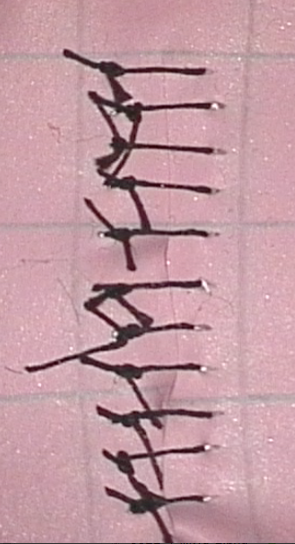
#> input picture Computer Vision/Automated Evaluation of Micro-Sutures/sample_images/img1.png, 295 x 544 px
$ python -i main.py   (imports and definitions only)
#> lines starting #> are read from the running program, lines starting #| are printed output that depends on the picture; after the words box and inside, x2 and y2 are one past the last pixel; in counts of white or black regions, pixels touching at a corner belong together
import numpy as np
import pandas as pd
import cv2
import os
import sys

# [3 lines not run here, left out]

part_id = int(sys.argv[1])
input_dir = sys.argv[2]
output_dir = sys.argv[3]


unit_kernel = np.ones((3,3))

dilate_kernel = np.ones((1,5))

erode_kernel = np.ones((3,1))

uniform_kernel=np.ones((3,3))/9

gaussian_kernel=np.array([[1,2,1],[2,4,2],[1,2,1]])/16

# vertical edges
# sobelx_kernel=np.array([[1,0,-1],[2,0,-2],[1,0,-1]])/8

# horizontal edges
# sobely_kernel=np.array([[1,2,1],[0,0,0],[-1,-2,-1]])/8

# laplacian_kernel=np.array([[0,-1,0],[-1,4,-1],[0,-1,0]])


def convolution(image, kernel):

    image_height, image_width = image.shape
    kernel_height, kernel_width = kernel.shape

    output_height = image_height
    output_width = image_width

    pad_width = (kernel_width - 1)//2

    image = np.pad(image, ((pad_width, pad_width), (pad_width, pad_width)), mode='constant', constant_values=255)

    kernel = np.fliplr(np.flipud(kernel))

    result = np.zeros((output_height, output_width))

    for i in range(output_height):
        for j in range(output_width):
            result[i, j] = np.sum(image[i:i+kernel_height, j:j+kernel_width] * kernel)

    return result


def dilate(image, kernel):

    image_height, image_width = image.shape
    kernel_height, kernel_width = kernel.shape

    output_height = image_height
    output_width = image_width

    pad_height = (kernel_height - 1)//2
    pad_width = (kernel_width - 1)//2

    image = np.pad(image, ((pad_height, pad_height), (pad_width, pad_width)), mode='constant', constant_values=255)

    result = np.zeros((output_height, output_width))

#     kernel = np.fliplr(np.flipud(kernel))

    for i in range(output_height):
        for j in range(output_width):
            result[i, j] = np.max(image[i:i+kernel_height, j:j+kernel_width] * kernel)

    return result


def erode(image, kernel):

    image_height, image_width = image.shape
    kernel_height, kernel_width = kernel.shape

    output_height = image_height
    output_width = image_width

    pad_height = (kernel_height - 1)//2
    pad_width = (kernel_width - 1)//2

    image = np.pad(image, ((pad_height, pad_height), (pad_width, pad_width)), mode='constant', constant_values=255)

    result = np.zeros((output_height, output_width))

#     kernel = np.fliplr(np.flipud(kernel))

    for i in range(output_height):
        for j in range(output_width):
            result[i, j] = np.min(image[i:i+kernel_height, j:j+kernel_width] * kernel)

    return result


def find_max_min_2d_array(arr):

    max_element = arr[0][0]
    min_element = arr[0][0]

    for row in arr:
        for element in row:
            if element > max_element:
                max_element = element
            elif element < min_element:
                min_element = element

    return max_element, min_element


def find_connected_components(image):

    rows, cols = len(image), len(image[0])
    visited = [[False] * cols for _ in range(rows)]
    clusters = []
    cluster_label = 1

    for i in range(rows):
        for j in range(cols):
            if not visited[i][j] and image[i][j] == 0:
                current_cluster = []
                stack = [(i, j)]

                while stack:
                    row, col = stack.pop()
                    if 0 <= row < rows and 0 <= col < cols and not visited[row][col] and image[row][col] == 0:
                        visited[row][col] = True
                        current_cluster.append((row, col))

                        stack.append((row - 1, col))  # Up
                        stack.append((row + 1, col))  # Down
                        stack.append((row, col - 1))  # Left
                        stack.append((row, col + 1))  # Right

                clusters.append((cluster_label, current_cluster))
                cluster_label += 1

    return clusters


def filter_and_set_threshold(image, clusters, threshold):

    clusters_to_remove = []

    for cluster_label, cluster_pixels in clusters:
        if len(cluster_pixels) < threshold:
            for row, col in cluster_pixels:
                image[row][col] = 255
            clusters_to_remove.append(cluster_label)

    new_clusters = [(label, pixels) for label, pixels in clusters if label not in clusters_to_remove]

    return image, new_clusters


def find_mean_median_cluster_size(clusters):

    cluster_sizes = [len(cluster_pixels) for _, cluster_pixels in clusters]
    cluster_sizes.sort()
    cluster_sizes = np.array(cluster_sizes)
    mean = np.mean(cluster_sizes)
    median = np.median(cluster_sizes)

    return mean, median


def find_cluster_points(clusters):

    centroids = []
    leftmost_pixels = []
    rightmost_pixels = []

    for _, cluster_pixels in clusters:

        if len(cluster_pixels) > 0:

            sorted_pixels = sorted(cluster_pixels, key=lambda pixel: pixel[1])

            leftmost_pixel = sorted_pixels[0]
            leftmost_pixels.append(leftmost_pixel)

            avg_row = int(sum(row for row, _ in cluster_pixels) / len(cluster_pixels))
            avg_col = int(sum(col for _, col in cluster_pixels) / len(cluster_pixels))
            centroids.append((avg_row, avg_col))

            rightmost_pixel = sorted_pixels[-1]
            rightmost_pixels.append(rightmost_pixel)

    return leftmost_pixels, centroids, rightmost_pixels


# [7 lines left out: function print_cluster_parameters, not called in this run]


def find_parameters(image_path):

#> called with image_path = 'sample_images/img1.png'
    bgr_image = cv2.imread(image_path)
#> bgr_image is the input picture: shape (544, 295, 3); mean B, G, R 162.1, 153.6, 193.9
    rgb_image = cv2.cvtColor(bgr_image, cv2.COLOR_BGR2RGB)
    gray_image = cv2.cvtColor(rgb_image, cv2.COLOR_RGB2GRAY)
    blurred_image = convolution(gray_image, gaussian_kernel)
#     blurred_image = convolution(blurred_image, gaussian_kernel)

    max_pixel_value, min_pixel_value = find_max_min_2d_array(blurred_image)
#> in find_max_min_2d_array, `max_element = arr[0][0]`: max_element = 194.9
#> after the loop in find_max_min_2d_array, `for row in arr:`: max_element = 246.9; min_element = 23.69
#> max_pixel_value = 246.9; min_pixel_value = 23.69
    average_pixel_value = (float(max_pixel_value) + float(min_pixel_value))/2
#> average_pixel_value = 135.3

    blurred_image[blurred_image >= average_pixel_value] = 255
    blurred_image[blurred_image < average_pixel_value] = 0
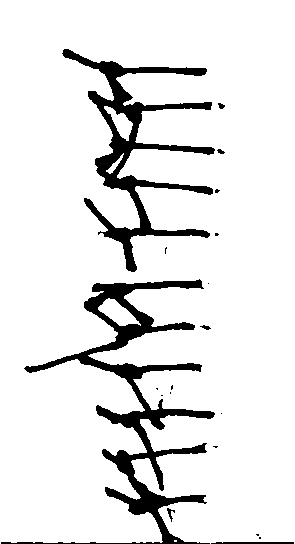
#> blurred_image: shape (544, 295) float64; 90.3% white; 19 black regions (12 under 20 px), largest, box (x1, y1, x2, y2) and area: (1, 279, 215, 544) 8589, (62, 49, 215, 272) 6594, (211, 542, 294, 544) 160
    binary_image = blurred_image

    eroded_dilated_image = erode(binary_image, erode_kernel)
    eroded_dilated_image = dilate(eroded_dilated_image, dilate_kernel)
    eroded_dilated_image = dilate(eroded_dilated_image, dilate_kernel)
    eroded_dilated_image = dilate(eroded_dilated_image, dilate_kernel)
    eroded_dilated_image = erode(eroded_dilated_image, erode_kernel)
    eroded_dilated_image = dilate(eroded_dilated_image, np.ones((3,3)))

    clusters = find_connected_components(eroded_dilated_image)
#> in find_connected_components, `rows, cols = len(image), len(image[0])`: rows = 544; cols = 295
#> in find_connected_components, `visited = [[False] * cols for _ in range(rows)]`: visited = 544 items
#> clusters = 18 items
#     print_cluster_parameters (clusters)

    mean_cluster_size, median_cluster_size = find_mean_median_cluster_size(clusters)
#> in find_mean_median_cluster_size, `cluster_sizes = [len(cluster_pixels) for _, cluster_pixels in clusters]`: cluster_sizes = [926, 806, 770, 713, 732, 973, 1, 1, 1, 617, 1213, 867, 559, 1, 7, 756, 244, 126]
#> in find_mean_median_cluster_size, `cluster_sizes = np.array(cluster_sizes)`: cluster_sizes = 18 values from 1 to 1213
#> in find_mean_median_cluster_size, `mean = np.mean(cluster_sizes)`: mean = 517.4
#> in find_mean_median_cluster_size, `median = np.median(cluster_sizes)`: median = 665
#> mean_cluster_size = 517.4; median_cluster_size = 665
#     print('Mean =', mean_cluster_size)
#     print('Median =', median_cluster_size)

    cluster_image, new_clusters = filter_and_set_threshold(eroded_dilated_image, clusters, mean_cluster_size/2)
#> the loop in filter_and_set_threshold, `for cluster_label, cluster_pixels in clusters:` made 18 passes
#> cluster_pixels on passes 7, 8, 9, 14: [(311, 94)], [(311, 135)], [(312, 96)], [(483, 137)]
#> after the loop in filter_and_set_threshold, `for cluster_label, cluster_pixels in clusters:`:
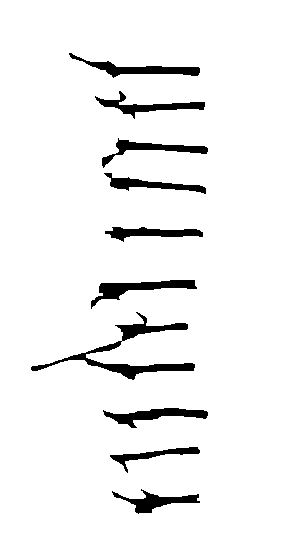
#> image: shape (544, 295) float64; 94.4% white; 10 black regions, largest, box (x1, y1, x2, y2) and area: (31, 312, 195, 380) 1830, (91, 280, 197, 309) 973, (69, 53, 200, 78) 926
#> after the loop in filter_and_set_threshold, `for cluster_label, cluster_pixels in clusters:`: clusters_to_remove = [7, 8, 9, 14, 15, 17, 18]
#> in filter_and_set_threshold, `new_clusters = [(label, pixels) for label, pixels in clusters if label..`: new_clusters = 11 items
#> new_clusters = 11 items
#     print_cluster_parameters (new_clusters)

    num_sutures = len(new_clusters)
#> num_sutures = 11
#     print(num_sutures)

    leftmost_pixels, centroids, rightmost_pixels = find_cluster_points(new_clusters)
#> the loop in find_cluster_points, `for _, cluster_pixels in clusters: ` made 11 passes
#> (leftmost_pixel, avg_row, avg_col, rightmost_pixel) on passes 1 to 8: ((53, 69), 68, 139, (72, 199)), ((97, 95), 105, 147, (102, 204)), ((158, 102), 148, 151, (151, 207)), ((173, 104), 184, 150, (193, 205)), ((233, 105), 232, 151, (236, 202)), ((301, 91), 287, 138, (288, 196)), ((325, 115), 328, 146, (324, 187)), ((367, 31), 363, 121, (364, 194))
#> after the loop in find_cluster_points, `for _, cluster_pixels in clusters:`: centroids = [(68, 139), (105, 147), (148, 151), (184, 150), (232, 151), (287, 138), (328, 146), (363, 121), (414, 154), (454, 152), (500, 156)]; leftmost_pixels = [(53, 69), (97, 95), (158, 102), (173, 104), (233, 105), (301, 91), (325, 115), (367, 31), (411, 103), (455, 110), (492, 112)]; rightmost_pixels = [(72, 199), (102, 204), (151, 207), (193, 205), (236, 202), (288, 196), (324, 187), (364, 194), (415, 207), (452, 199), (502, 199)]
#     print(leftmost_pixels)
#     print(centroids)
#     print(rightmost_pixels)

    inter_suture_distance = []
    for i in range(len(new_clusters)-1):
        cent1_row, cent1_column = centroids[i]
        cent2_row, cent2_column = centroids[i+1]
        distance = (((cent1_row - cent2_row)**2 + (cent1_column - cent2_column)**2)**0.5)/len(cluster_image)
        inter_suture_distance.append(distance)
#> this loop made 10 passes
#> (cent1_row, cent1_column, cent2_row, cent2_column, distance) on passes 1 to 8: (68, 139, 105, 147, 0.0696), (105, 147, 148, 151, 0.0794), (148, 151, 184, 150, 0.0662), (184, 150, 232, 151, 0.0883), (232, 151, 287, 138, 0.104), (287, 138, 328, 146, 0.0768), (328, 146, 363, 121, 0.0791), (363, 121, 414, 154, 0.112)
#> after the loop, inter_suture_distance = [0.0696, 0.0794, 0.0662, 0.0883, 0.104, 0.0768, 0.0791, 0.112, 0.0736, 0.0849]

    inter_suture_distance = np.array(inter_suture_distance)
    # print(inter_suture_distance)
    mean_distance = np.mean(inter_suture_distance)
#> mean_distance = 0.0833
    variance_distance = np.var(inter_suture_distance)
#> variance_distance = 0.000191

    suture_angle = []
    for i in range(len(new_clusters)):
        left = leftmost_pixels[i]
        right = rightmost_pixels[i]
        dx = right[1] - left[1]
#         print(dx)
        if dx == 0:
            dx = 1
        dy = left[0] - right[0]
#         print(dy)
        dy_dx = dy/dx
        angle = np.degrees(np.arctan(dy_dx))
        suture_angle.append(angle)
#> this loop made 11 passes
#> (left, right, dy, dy_dx, angle) on passes 1 to 8: ((53, 69), (72, 199), -19, -0.146, -8.32), ((97, 95), (102, 204), -5, -0.0459, -2.63), ((158, 102), (151, 207), 7, 0.0667, 3.81), ((173, 104), (193, 205), -20, -0.198, -11.2), ((233, 105), (236, 202), -3, -0.0309, -1.77), ((301, 91), (288, 196), 13, 0.124, 7.06), ((325, 115), (324, 187), 1, 0.0139, 0.796), ((367, 31), (364, 194), 3, 0.0184, 1.05)
#> after the loop, suture_angle = [-8.32, -2.63, 3.81, -11.2, -1.77, 7.06, 0.796, 1.05, -2.2, 1.93, -6.56]

    suture_angle = np.array(suture_angle)
    # print(suture_angle)
    mean_angle = np.mean(suture_angle)
#> mean_angle = -1.64
    variance_angle = np.var(suture_angle)
#> variance_angle = 26.62

    cluster_points_image = np.zeros((cluster_image.shape[0], cluster_image.shape[1], 3), dtype=np.uint8)
    cluster_points_image[cluster_image == 0] = [0, 0, 0]
    cluster_points_image[cluster_image == 255] = [255, 255, 255]

    cluster_centroid_image = np.zeros((cluster_image.shape[0], cluster_image.shape[1], 3), dtype=np.uint8)
    cluster_centroid_image[cluster_image == 0] = [0, 0, 0]
    cluster_centroid_image[cluster_image == 255] = [255, 255, 255]

    cluster_extremes_image = np.zeros((cluster_image.shape[0], cluster_image.shape[1], 3), dtype=np.uint8)
    cluster_extremes_image[cluster_image == 0] = [0, 0, 0]
    cluster_extremes_image[cluster_image == 255] = [255, 255, 255]

    rgb_suture_distance = rgb_image.copy()
    rgb_suture_angle = rgb_image.copy()

    for i in range(len(new_clusters)):
        pixel1 = (leftmost_pixels[i][1], leftmost_pixels[i][0])
        pixel2 = (centroids[i][1], centroids[i][0])
        pixel3 = (rightmost_pixels[i][1], rightmost_pixels[i][0])
# [4 lines of commented-out code are left out]
        cv2.line(rgb_suture_angle, pixel1, pixel3, (255, 255, 0), 2)
#> this loop made 11 passes
#> (pixel1, pixel2, pixel3) on passes 1 to 8: ((69, 53), (139, 68), (199, 72)), ((95, 97), (147, 105), (204, 102)), ((102, 158), (151, 148), (207, 151)), ((104, 173), (150, 184), (205, 193)), ((105, 233), (151, 232), (202, 236)), ((91, 301), (138, 287), (196, 288)), ((115, 325), (146, 328), (187, 324)), ((31, 367), (121, 363), (194, 364))
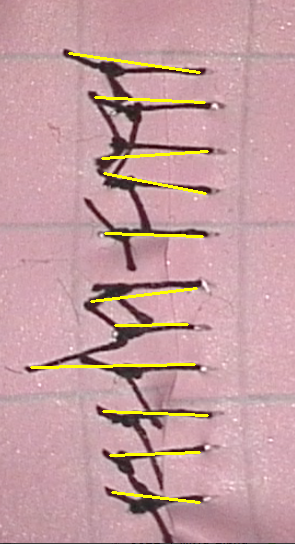
#> rgb_suture_angle: shape (544, 295, 3); mean R, G, B 196.5, 156.9, 159.7

    for i in range(len(new_clusters)-1):
        pixel1 = (centroids[i][1], centroids[i][0])
        pixel2 = (centroids[i+1][1], centroids[i+1][0])
#         cv2.line(cluster_points_image, pixel1, pixel2, (0, 0, 255), 1)
        cv2.line(rgb_suture_distance, pixel1, pixel2, (0, 0, 255), 1)
#> this loop made 10 passes
#> (pixel1, pixel2) on passes 1 to 8: ((139, 68), (147, 105)), ((147, 105), (151, 148)), ((151, 148), (150, 184)), ((150, 184), (151, 232)), ((151, 232), (138, 287)), ((138, 287), (146, 328)), ((146, 328), (121, 363)), ((121, 363), (154, 414))
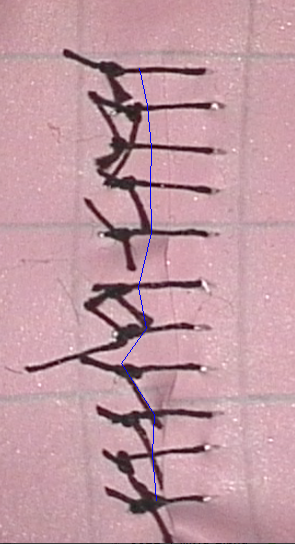
#> rgb_suture_distance: shape (544, 295, 3); mean R, G, B 193.5, 153.3, 162.5

    for leftmost_pixel in leftmost_pixels:
        row, col = leftmost_pixel
        cv2.circle(cluster_points_image, (col, row), 3, (255, 0, 0), -1)
        cv2.circle(cluster_extremes_image, (col, row), 3, (255, 0, 0), -1)
#         cv2.circle(rgb_suture_distance, (col, row), 3, (255, 0, 0), -1)
        cv2.circle(rgb_suture_angle, (col, row), 3, (255, 0, 0), -1)
#> this loop made 11 passes
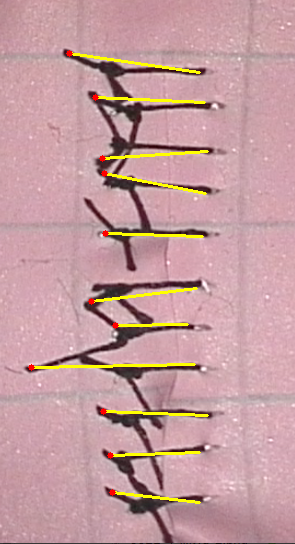
#> rgb_suture_angle: shape (544, 295, 3); 0.2% of pixels changed, all inside (x1, y1, x2, y2) = (28, 50, 119, 496)

    for centroid in centroids:
        row, col = centroid
        cv2.circle(cluster_points_image, (col, row), 3, (255, 0, 0), -1)
        cv2.circle(cluster_centroid_image, (col, row), 3, (255, 0, 0), -1)
        cv2.circle(rgb_suture_distance, (col, row), 3, (255, 0, 0), -1)
#> this loop made 11 passes
#> cluster_points_image: shape (544, 295, 3); mean R, G, B 241.4, 240.4, 240.4
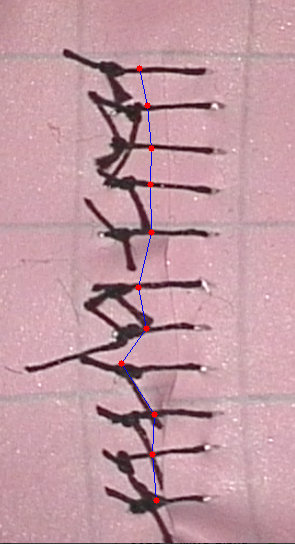
#> rgb_suture_distance: shape (544, 295, 3); 0.2% of pixels changed, all inside (x1, y1, x2, y2) = (118, 65, 160, 504)
#         cv2.circle(rgb_suture_angle, (col, row), 3, (255, 0, 0), -1)

    for rightmost_pixel in rightmost_pixels:
        row, col = rightmost_pixel
        cv2.circle(cluster_points_image, (col, row), 3, (255, 0, 0), -1)
        cv2.circle(cluster_extremes_image, (col, row), 3, (255, 0, 0), -1)
#         cv2.circle(rgb_suture_distance, (col, row), 3, (255, 0, 0), -1)
        cv2.circle(rgb_suture_angle, (col, row), 3, (255, 0, 0), -1)
#> this loop made 11 passes
#> cluster_extremes_image: shape (544, 295, 3); mean R, G, B 241.2, 240.2, 240.2
#> cluster_points_image: shape (544, 295, 3); mean R, G, B 241.6, 240.1, 240.1
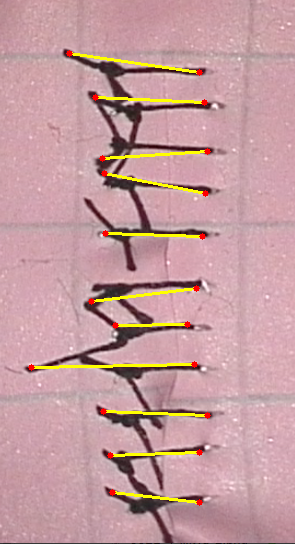
#> rgb_suture_angle: shape (544, 295, 3); 0.2% of pixels changed, all inside (x1, y1, x2, y2) = (184, 69, 211, 506)

    if not os.path.exists('part1_images'):
        os.makedirs('part1_images')

    base_filename, file_extension = os.path.splitext(os.path.basename(image_path))

    output_filename = f"part1_images/{base_filename}_gray.png"
    cv2.imwrite(output_filename, gray_image)

    output_filename = f"part1_images/{base_filename}_binary.png"
    cv2.imwrite(output_filename, binary_image)

    output_filename = f"part1_images/{base_filename}_eroded_dilated.png"
    cv2.imwrite(output_filename, eroded_dilated_image)

    output_filename = f"part1_images/{base_filename}_cluster.png"
    cv2.imwrite(output_filename, cluster_image)

    output_filename = f"part1_images/{base_filename}_cluster_points.png"
    cluster_points_image = cv2.cvtColor(cluster_points_image, cv2.COLOR_RGB2BGR)
    cv2.imwrite(output_filename, cluster_points_image)

    output_filename = f"part1_images/{base_filename}_cluster_centroid.png"
    cluster_centroid_image = cv2.cvtColor(cluster_centroid_image, cv2.COLOR_RGB2BGR)
    cv2.imwrite(output_filename, cluster_centroid_image)

    output_filename = f"part1_images/{base_filename}_cluster_extremes.png"
    cluster_extremes_image = cv2.cvtColor(cluster_extremes_image, cv2.COLOR_RGB2BGR)
    cv2.imwrite(output_filename, cluster_extremes_image)

    output_filename = f"part1_images/{base_filename}_rgb_suture_distance.png"
    rgb_suture_distance = cv2.cvtColor(rgb_suture_distance, cv2.COLOR_RGB2BGR)
    cv2.imwrite(output_filename, rgb_suture_distance)

    output_filename = f"part1_images/{base_filename}_rgb_suture_angle.png"
    rgb_suture_angle = cv2.cvtColor(rgb_suture_angle, cv2.COLOR_RGB2BGR)
    cv2.imwrite(output_filename, rgb_suture_angle)

    return num_sutures, mean_distance, variance_distance, mean_angle, variance_angle


# [73 lines not run here, left out]

>>> result = find_parameters('sample_images/img1.png')
#> result = (11, 0.0833, 0.000191, -1.64, 26.62)
